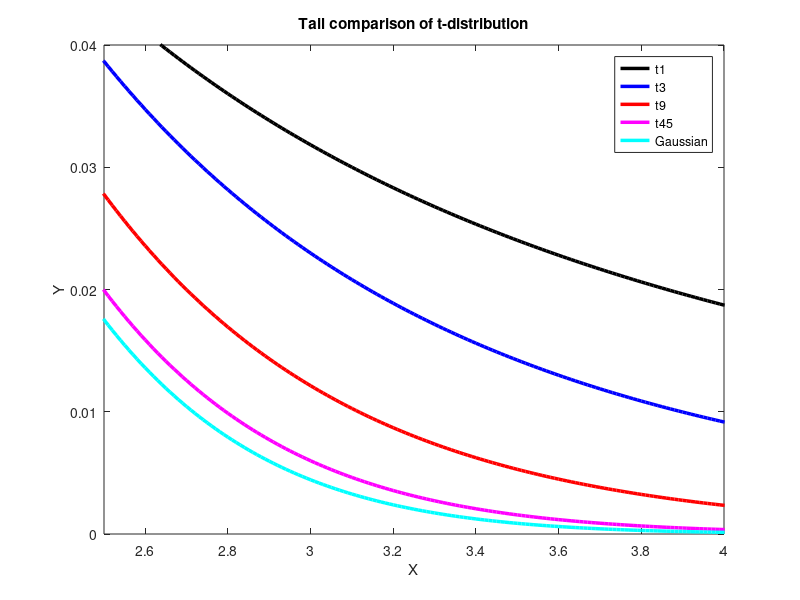

Here is the MATLAB script that generated this plot:
% ------------------------------------------------------------------------------
% Book:        MVA
% ------------------------------------------------------------------------------
% Quantlet:    MVAtdistail
% ------------------------------------------------------------------------------
% Description: MVAtdistail plots four tails of probability density functions
%              of the t-distribution and one tail of the Gauss distribution
%              with different degrees of freedom (t3 stands for t-distribution
%              with 3 degrees of freedom, etc.).
% ------------------------------------------------------------------------------
% Usage:       -
% ------------------------------------------------------------------------------
% Inputs:      None
% ------------------------------------------------------------------------------
% Output:      Plot of tails of the pdf of t and Gauss distributions.              
% ------------------------------------------------------------------------------
% Example:     -
% ------------------------------------------------------------------------------
% Author:      Wolfgang Haerdle 20091002
% ------------------------------------------------------------------------------

% Clear variables and close windows
clear all;
close all;
clc;

%Tail comparison of t-distribution
xx = -6:0.01:6;

gausspdf = normpdf(xx);

tpdf1 = pdf('T',xx,1);
tpdf3 = pdf('T',xx,3);
tpdf9 = pdf('T',xx,9);
tpdf45 = pdf('T',xx,45);

hold on
box on

plot(xx, tpdf1, 'Color','k','Linewidth',2.5)
plot(xx, tpdf3, 'Color','b','Linewidth',2.5)
plot(xx, tpdf9, 'Color','r','Linewidth',2.5)
plot(xx, tpdf45, 'Color','m','Linewidth',2.5)
plot(xx, gausspdf,'Color','c','Linewidth',2.5)
xlabel('X')
ylabel('Y')
ylim([0,0.04])
xlim([2.5,4])
title('Tail comparison of t-distribution')
legend('t1','t3','t9','t45','Gaussian','Location','NorthEast')
hold off

